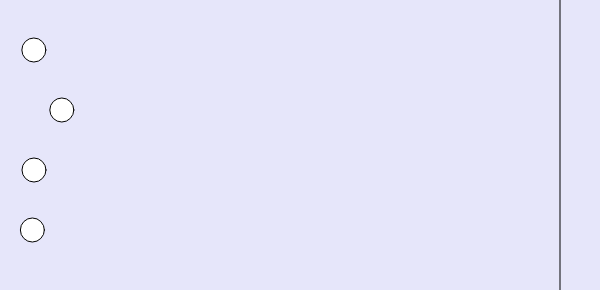
Frame 1 (no input)
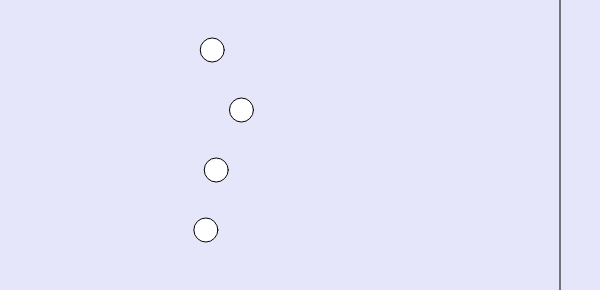
Frame 60 (no input)
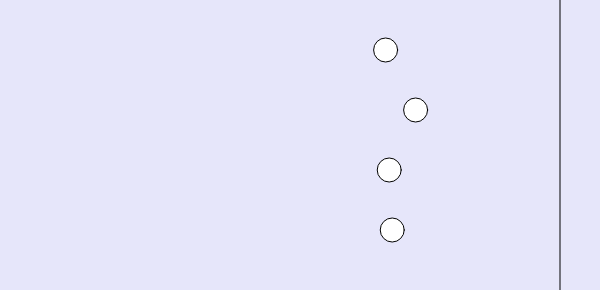
Frame 120 (the mouse pressed at the canvas centre since frame 60)

The p5.js sketch that drew these frames (run headless with seeded random() and noise() and a simulated clock; from frame 60 on, the mouse is pressed at the canvas centre):

// p5.js sketch
// ── sketch.js
let racerXs = [30, 60, 30, 30];
let startY = 50;
let yStep = 60;
let finishX = 560;

function setup() {
  createCanvas(600, startY + yStep * racerXs.length);
}

function draw() {
  background("lavender");
  line(finishX, 0, finishX, height);
  for (let i = 0; i < racerXs.length; i++) {
    let y = startY + yStep * i;
    if (racerXs[i] < finishX) {
      racerXs[i] += random(1, 5);
    }
    if (keyIsDown(RIGHT_ARROW)){
      racerXs[i] += 5;
    }
    if (keyIsDown(LEFT_ARROW)){
      racerXs[i] += -3;
    } 
    if(keyIsDown(UP_ARROW)){
      fill("#8568ca");
    }
    if(keyIsDown(DOWN_ARROW)){
      fill("#66c490");
    }
    circle(racerXs[i], y, 24);  
  }
}
